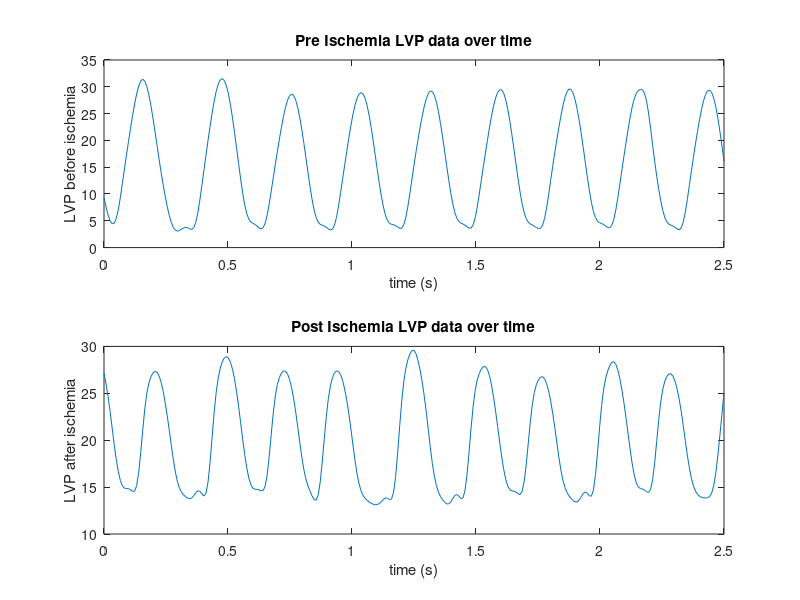
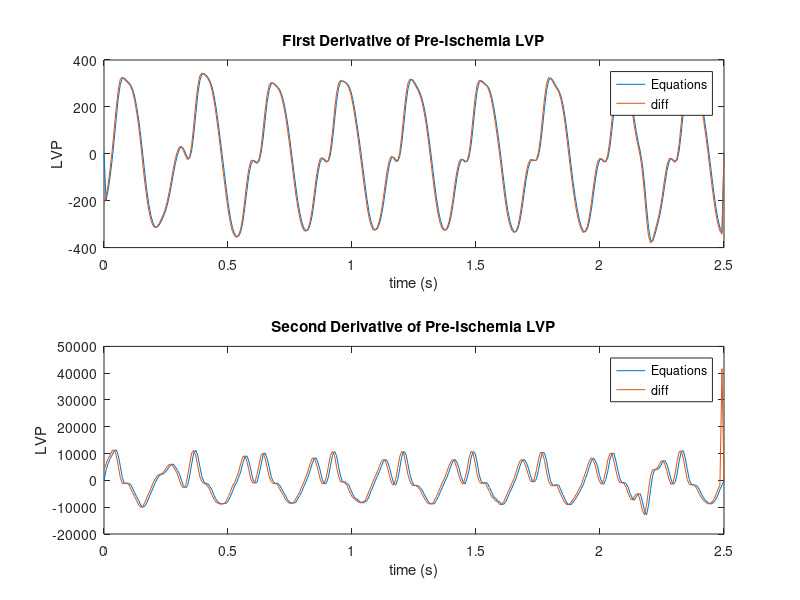
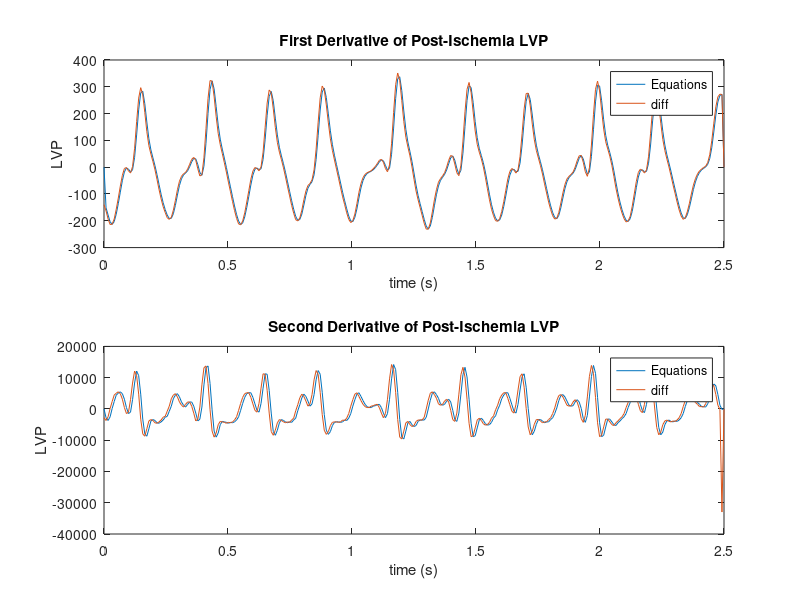
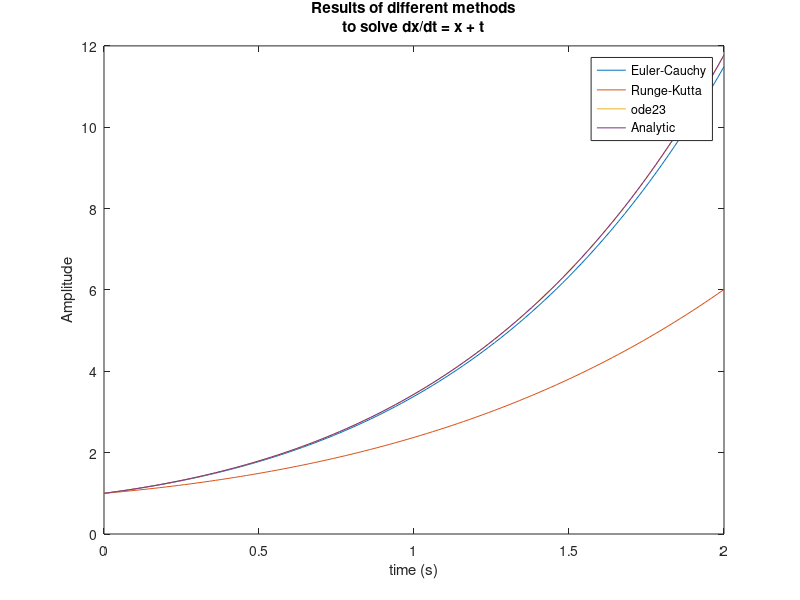

Write MATLAB code to recreate these figures, in order.
%%%%%%%%%%%%%%%%%%%%%%%%%%%%%%%%%%%%%%%%%%%%%%%%%%%%%%%%%%%%%%%%%%%%%%%%
% Title: LE 2 Ex 1
% Filename: Tipton_LE2_ex1.m
% Author: Natalie Tipton
% Date: 9/3/19
% Instructor: Dr. Rhodes
% Description: This script looks at integral and DE calculations using
%   numerical methods to hand calculate and built in methods to 
%   calculate for you.
%%%%%%%%%%%%%%%%%%%%%%%%%%%%%%%%%%%%%%%%%%%%%%%%%%%%%%%%%%%%%%%%%%%%%%%%

%%%%%%%%%%%%%%%%%%% Exercise 2 a %%%%%%%%%%%%%%%%%%%
        
pre_ischemia = load('LVP_PreIschemia.txt')';        % load data
post_ischemia = load('LVP_PostIschemia.txt')';
[x,y] = size(pre_ischemia);                         % find size of data

t = linspace(0, 2.5, y);
h = t(1,2) - t(1,1);

figure(1)                                           % plot data
subplot(2,1,1)
plot(t, pre_ischemia)
title('Pre Ischemia LVP data over time')
xlabel('time (s)');
ylabel('LVP before ischemia');
subplot(2,1,2)
plot(t, post_ischemia)
title('Post Ischemia LVP data over time')
xlabel('time (s)');
ylabel('LVP after ischemia');

%pre-ischemia calculations
tic     %start timer
pre_deriv1 = zeros(0,y);        % allocate size
for i = 2:y-1
    pre_deriv1(1,i) = (pre_ischemia(1, i+1) - pre_ischemia(1, i-1)) / (2 * h);  % calculate 1st deriv
end

pre_deriv2 = zeros(0,y);        % allocate size
for i = 2:y-1
    pre_deriv2(1,i) = (pre_ischemia(1, i+1) - (2 * pre_ischemia(1, i)) + pre_ischemia(1, i-1)) / h^2;   % calculate 2nd deriv
end
toc     % end timer

tic     % start timer
pre_deriv1_diff = diff(pre_ischemia) ./ h;      % verify derivs with diff function
pre_deriv1_diff(1,305) = 0;

pre_deriv2_diff = diff(pre_deriv1_diff) ./ h;
pre_deriv2_diff(1, 305) = 0;
toc

%post ischemia calculationsf
post_deriv1 = zeros(0,y);   % allocate size
for i = 2:y-1
    post_deriv1(1,i) = (post_ischemia(1, i+1) - post_ischemia(1, i-1)) / (2 * h);   % calculate 1st deriv
end

post_deriv2 = zeros(0,y);   % allocate size
for i = 2:y-1
    post_deriv2(1,i) = (post_ischemia(1, i+1) - (2 * post_ischemia(1, i)) + post_ischemia(1, i-1)) / h^2;   % calculate 2nd deriv
end

post_deriv1_diff = diff(post_ischemia) ./ h;    % verify derivs with diff
post_deriv1_diff(1,305) = 0;

post_deriv2_diff = diff(post_deriv1_diff) ./ h;
post_deriv2_diff(1, 305) = 0;

figure(2)
subplot(2,1,1)
plot(t, pre_deriv1);                            % plot 1st deriv as calculated with equations
hold on                                         % continue plotting on same graph
plot(t, pre_deriv1_diff);                       % plot 1st deriv as calculated with diff
hold off
title('First Derivative of Pre-Ischemia LVP');  % label plot
xlabel('time (s)')
ylabel('LVP')
legend('Equations', 'diff');
subplot(2,1,2)
plot(t, pre_deriv2);                            % plot 2nd deriv as calculated with equations
hold on                                         % continue plotting on same graph
plot(t, pre_deriv2_diff)                        % plot 2nd deriv as calculated with diff
hold off
title('Second Derivative of Pre-Ischemia LVP'); % label plot
xlabel('time (s)')
ylabel('LVP')
legend('Equations', 'diff');

% same as above, but for post-ischemic data
figure(3)
subplot(2,1,1)
plot(t, post_deriv1);
hold on
plot(t, post_deriv1_diff);
hold off
title('First Derivative of Post-Ischemia LVP');
xlabel('time (s)')
ylabel('LVP')
legend('Equations', 'diff');
subplot(2,1,2)
plot(t, post_deriv2);
hold on
plot(t, post_deriv2_diff);
hold off
title('Second Derivative of Post-Ischemia LVP');
xlabel('time (s)')
ylabel('LVP')
legend('Equations', 'diff');

%%%%%%%%%%%%%%%%%%% Exercise 2 b %%%%%%%%%%%%%%%%%%%

h = 0.02;           % set step size
time = 0: h : 2;    % create time vector
x0 = 1;             % initial value
[m,n] = size(time); % find size of time vector

x_euler(1,1) = x0;   % set initial value

% calculate DE using eulers
for i = 2:n
    x_euler(1, i) = x_euler(1, i-1) + h * (x_euler(1, i-1) + time(1, i-1)); 
end

x_runge(1, 1) = 1;  % set initial value

% calculate DE using runge
for i = 2:n
    k1 = x_runge(1, i-1) + time(1, i-1);
    k2 = x_runge(1, i-1) + ((h * k1)/2) + time(1, i-1) + h / 2;
    k3 = x_runge(1, i-1) + ((h * k2)/2) + time(1, i-1) + h / 2;
    k4 = x_runge(1, i-1) + h*k3 + time(1, i-1) + h;
    
    x_runge(1,i) = x_runge(1, i-1) + (h / 6) * (k1 + k2 + k3 + k4);
end

% calculate DE using ode23
[t, x_23] = ode23(@(t,y) y+t, time, x0);

% create signal for analytically determined solution
for i = 1:n
    x_analytic(1,i) = 2*exp(time(1,i)) - time(1,i)-1;
end
    
figure(5)
plot(time, x_euler)     % plot euler solution
hold on                 % keep plotting on same graph
plot(time, x_runge)     % plot runge solution
plot(t, x_23)           % plot ode23 solution
plot(t, x_analytic)     % plot analytic solution
hold off
legend('Euler-Cauchy', 'Runge-Kutta', 'ode23', 'Analytic');         % label plot
title({'Results of different methods', 'to solve dx/dt = x + t'});
xlabel('time (s)');
ylabel('Amplitude');


